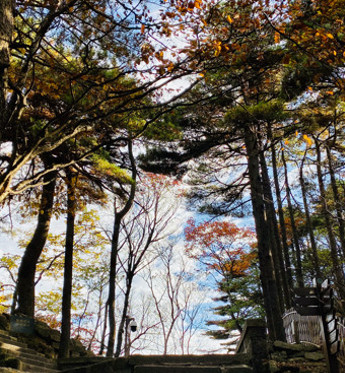
#> input picture lesson2/view.jpg, 345 x 373 px
$ python lesson2_7.py
#> lines starting #> are read from the running program, lines starting #| are printed output that depends on the picture
import cv2

img = cv2.imread('view.jpg')
#> img is the input picture: shape (373, 345, 3); mean B, G, R 85.3, 95.2, 101.7
print(img[0][0])
#| [16 37 39]
print(int(0.299*img[0][0][2] + 0.587*img[0][0][1] + 0.114*img[0][0][0]))
#| 35
cv2.namedWindow('BGR', cv2.WINDOW_NORMAL)
cv2.imshow('BGR', img)
img_gray = cv2.cvtColor(img, cv2.COLOR_BGR2GRAY)
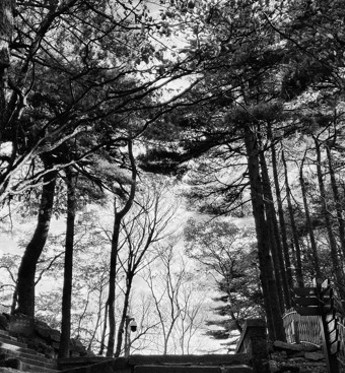
#> img_gray: shape (373, 345); min 0, max 255, mean 96
print(img_gray[0][0])
#| 35
cv2.namedWindow('GRAY', cv2.WINDOW_NORMAL)
cv2.imshow('GRAY', img_gray)
img_bgr = cv2.cvtColor(img_gray, cv2.COLOR_GRAY2BGR)
print(img_bgr[0][0])
#| [35 35 35]
cv2.namedWindow('BGR_Again', cv2.WINDOW_NORMAL)
cv2.imshow('BGR_Again', img_bgr)
cv2.waitKey(0)
cv2.destroyAllWindows()

$ run again, with lesson2/Building7.jpg copied over lesson2/view.jpg
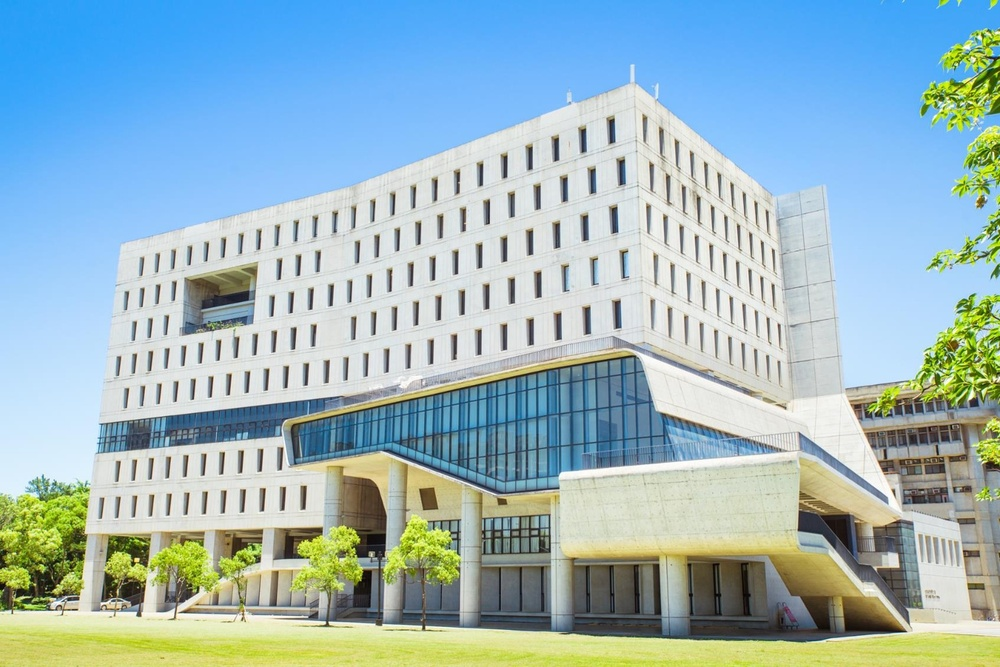
#> input picture lesson2/Building7.jpg, 1000 x 667 px, shrunk from 1693 x 1129 before the run
#> img is the input picture: shape (667, 1000, 3); mean B, G, R 189.3, 182.7, 154.8
#| [245 159  35]
#| 131
#> `img_gray = cv2.cvtColor(img, cv2.COLOR_BGR2GRAY)`:
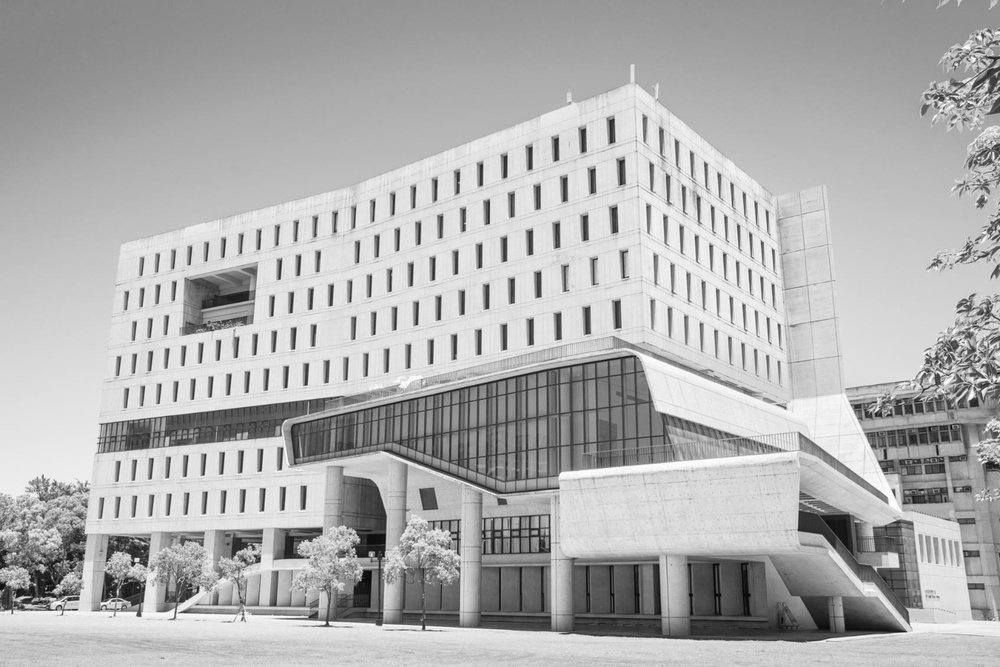
#> img_gray: shape (667, 1000); min 4, max 255, mean 175.1
#| 132
#| [132 132 132]

$ run again, with lesson2/mountain.jpg copied over lesson2/view.jpg
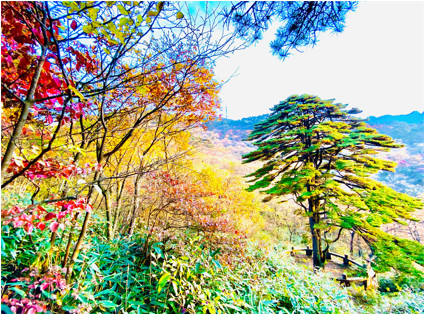
#> input picture lesson2/mountain.jpg, 425 x 314 px
#> img is the input picture: shape (314, 425, 3); mean B, G, R 129.4, 166, 161.7
#| [250 252 252]
#| 251
#> `img_gray = cv2.cvtColor(img, cv2.COLOR_BGR2GRAY)`:
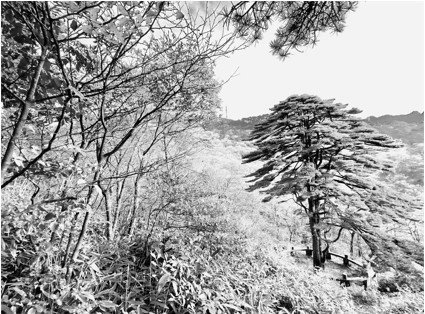
#> img_gray: shape (314, 425); min 0, max 255, mean 160.5
#| 252
#| [252 252 252]
